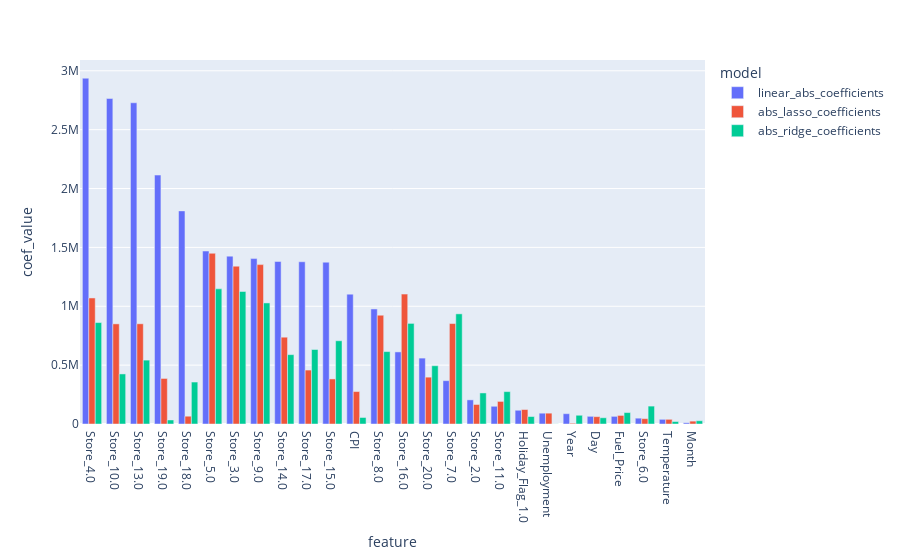

Write notebook code for a chart like this one.
### Markdown cell above
All three models give satisfying results. The Ridge regression model gives slightly less overfitting than the two others, but it is not significant. All in all, regularization was not so necessary.

### Code cell
#coefficient importance
coef = df_coef.rename_axis('feature').reset_index()
coef_out = coef.melt(id_vars='feature', value_vars=[ 'linear_abs_coefficients','abs_ridge_coefficients', 'abs_lasso_coefficients'],
        var_name='model', value_name='coef_value')
coef_out = coef_out.sort_values(by='coef_value', ascending = False)
px.bar(coef_out, x = 'feature', y= 'coef_value', color = 'model', barmode="group")

### Figure 1 — Plotly figure (JSON) as saved in the notebook; plotly's stock layout.template omitted (floating-point values rounded to 4 significant figures)
{"data": [{"alignmentgroup": "True", "hovertemplate": "model=linear_abs_coefficients<br>feature=%{x}<br>coef_value=%{y}<extra></extra>", "legendgroup": "linear_abs_coefficients", "marker": {"color": "#636efa", "pattern": {"shape": ""}}, "name": "linear_abs_coefficients", "offsetgroup": "linear_abs_coefficients", "orientation": "v", "showlegend": true, "textposition": "auto", "type": "bar", "x": ["Store_4.0", "Store_10.0", "Store_13.0", "Store_19.0", "Store_18.0", "Store_5.0", "Store_3.0", "Store_9.0", "Store_14.0", "Store_17.0", "Store_15.0", "CPI", "Store_8.0", "Store_16.0", "Store_20.0", "Store_7.0", "Store_2.0", "Store_11.0", "Holiday_Flag_1.0", "Unemployment", "Year", "Day", "Fuel_Price", "Store_6.0", "Temperature", "Month"], "xaxis": "x", "y": [2937000.0, 2765000.0, 2728000.0, 2114000.0, 1810000.0, 1469000.0, 1426000.0, 1405000.0, 1380000.0, 1378000.0, 1374000.0, 1103000.0, 977100.0, 612300.0, 559800.0, 368100.0, 205000.0, 150500.0, 116800.0, 91810.0, 87610.0, 65230.0, 64870.0, 49520.0, 39550.0, 10470.0], "yaxis": "y"}, {"alignmentgroup": "True", "hovertemplate": "model=abs_lasso_coefficients<br>feature=%{x}<br>coef_value=%{y}<extra></extra>", "legendgroup": "abs_lasso_coefficients", "marker": {"color": "#EF553B", "pattern": {"shape": ""}}, "name": "abs_lasso_coefficients", "offsetgroup": "abs_lasso_coefficients", "orientation": "v", "showlegend": true, "textposition": "auto", "type": "bar", "x": ["Store_5.0", "Store_9.0", "Store_3.0", "Store_16.0", "Store_4.0", "Store_8.0", "Store_7.0", "Store_13.0", "Store_10.0", "Store_14.0", "Store_17.0", "Store_20.0", "Store_19.0", "Store_15.0", "CPI", "Store_11.0", "Store_2.0", "Holiday_Flag_1.0", "Unemployment", "Fuel_Price", "Store_18.0", "Day", "Store_6.0", "Temperature", "Month", "Year"], "xaxis": "x", "y": [1450000.0, 1354000.0, 1341000.0, 1103000.0, 1071000.0, 923900.0, 853200.0, 851300.0, 850500.0, 737300.0, 458100.0, 397900.0, 386800.0, 382700.0, 275700.0, 191800.0, 165800.0, 122900.0, 91990.0, 72800.0, 66170.0, 62300.0, 45560.0, 39740.0, 24370.0, 6328.0], "yaxis": "y"}, {"alignmentgroup": "True", "hovertemplate": "model=abs_ridge_coefficients<br>feature=%{x}<br>coef_value=%{y}<extra></extra>", "legendgroup": "abs_ridge_coefficients", "marker": {"color": "#00cc96", "pattern": {"shape": ""}}, "name": "abs_ridge_coefficients", "offsetgroup": "abs_ridge_coefficients", "orientation": "v", "showlegend": true, "textposition": "auto", "type": "bar", "x": ["Store_5.0", "Store_3.0", "Store_9.0", "Store_7.0", "Store_4.0", "Store_16.0", "Store_15.0", "Store_17.0", "Store_8.0", "Store_14.0", "Store_13.0", "Store_20.0", "Store_10.0", "Store_18.0", "Store_11.0", "Store_2.0", "Store_6.0", "Fuel_Price", "Year", "Holiday_Flag_1.0", "CPI", "Day", "Store_19.0", "Month", "Temperature", "Unemployment"], "xaxis": "x", "y": [1148000.0, 1125000.0, 1028000.0, 935600.0, 861500.0, 854500.0, 707000.0, 632800.0, 615100.0, 589100.0, 542600.0, 495100.0, 425300.0, 356400.0, 275100.0, 263700.0, 152100.0, 97080.0, 74240.0, 63470.0, 55300.0, 53090.0, 34150.0, 27710.0, 21090.0, 913.3], "yaxis": "y"}], "layout": {"barmode": "group", "legend": {"title": {"text": "model"}, "tracegroupgap": 0}, "margin": {"t": 60}, "xaxis": {"anchor": "y", "domain": [0, 1], "title": {"text": "feature"}}, "yaxis": {"anchor": "x", "domain": [0, 1], "title": {"text": "coef_value"}}}}
